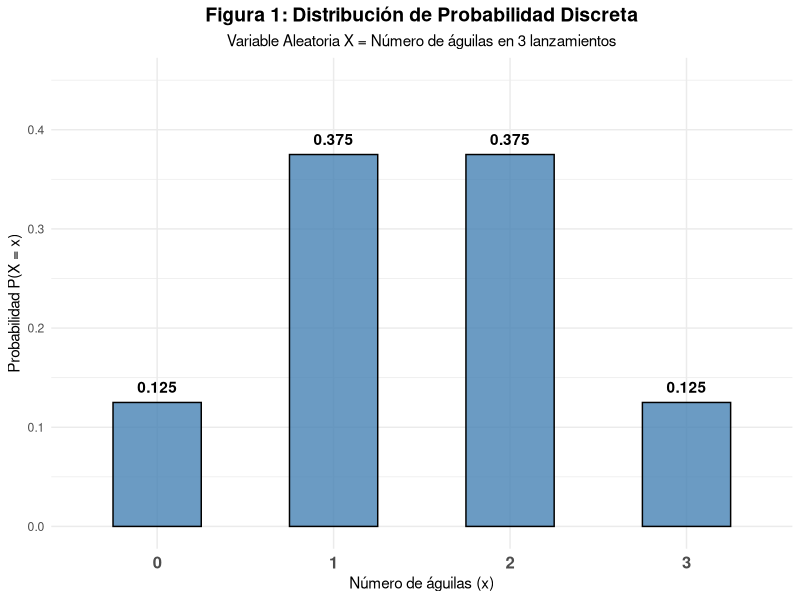
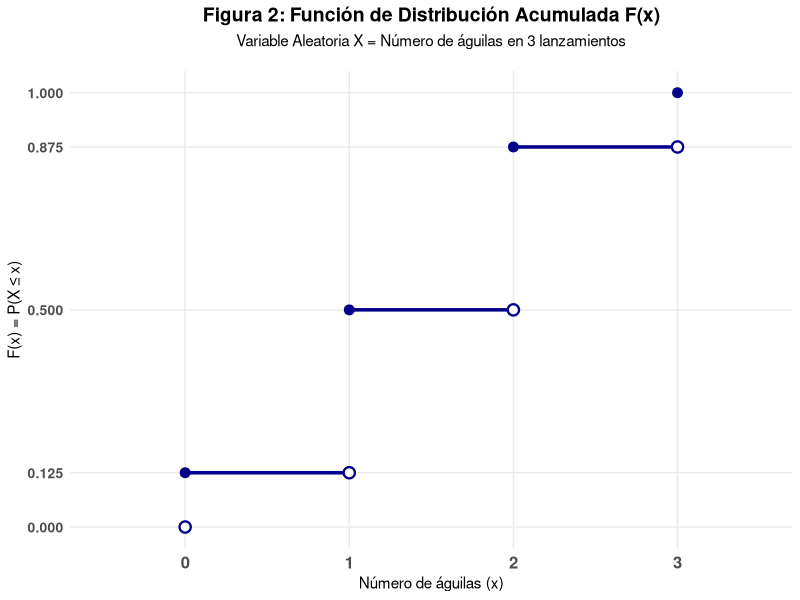
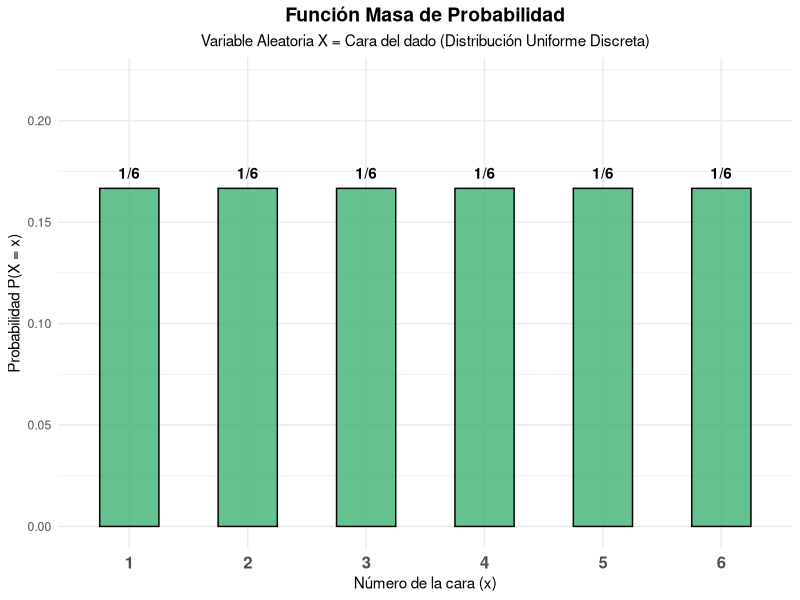
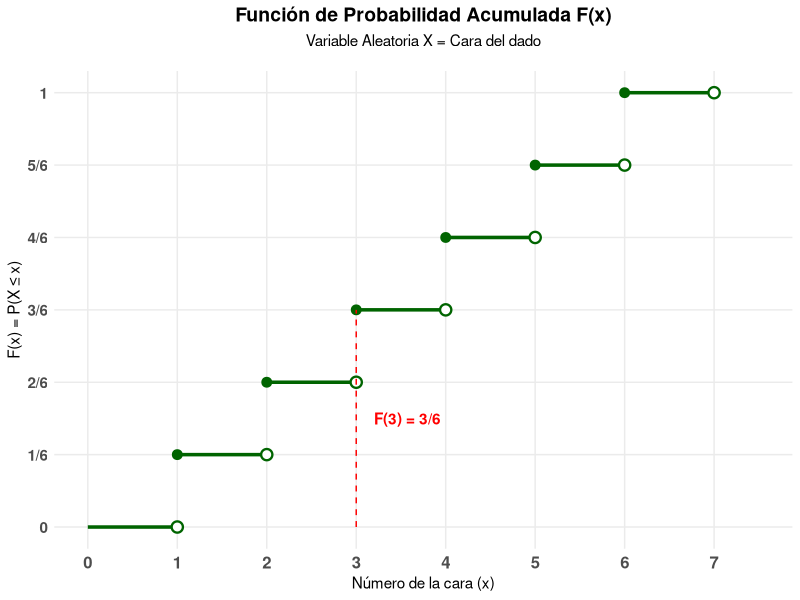
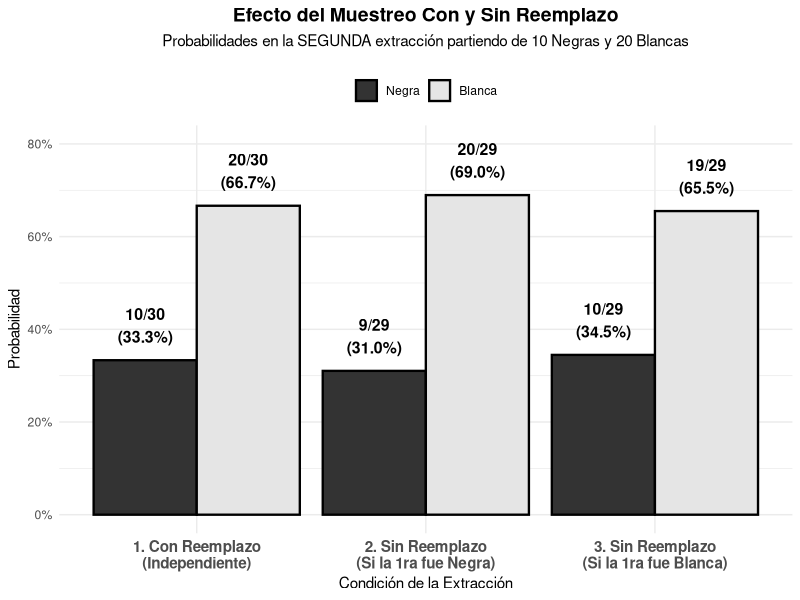
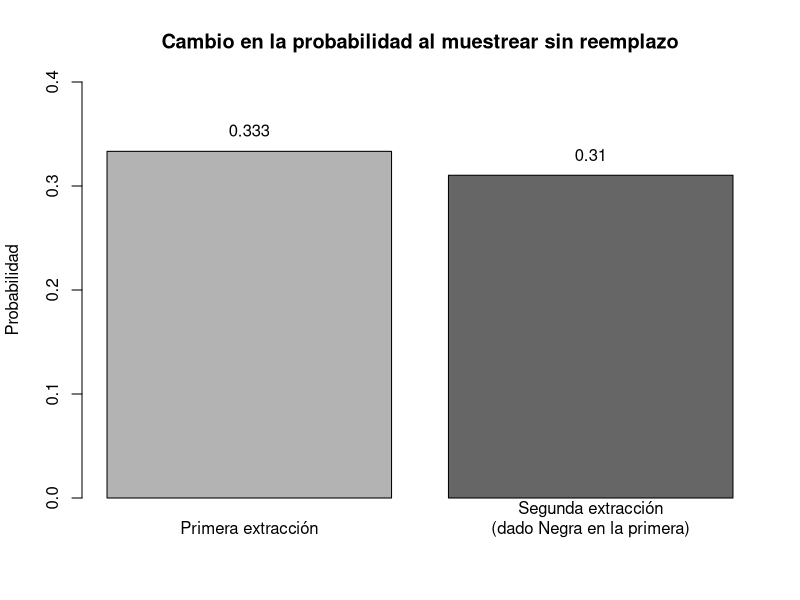
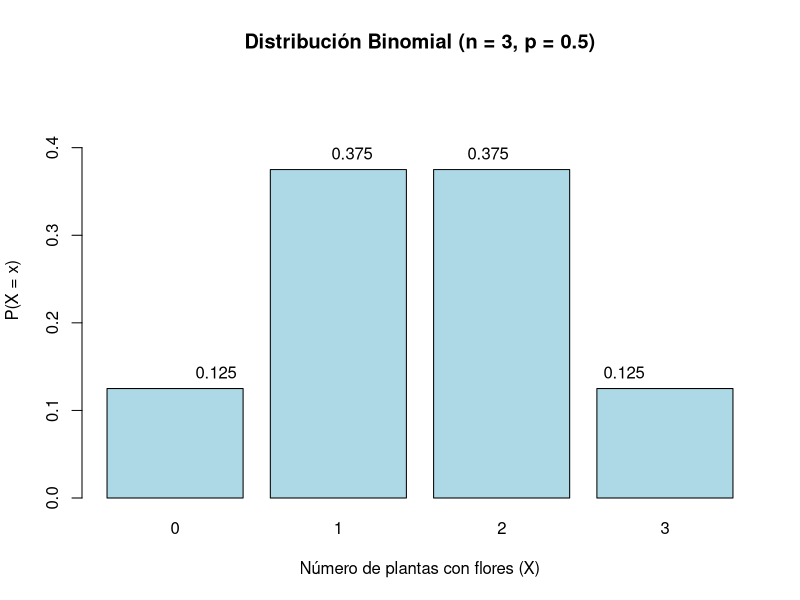
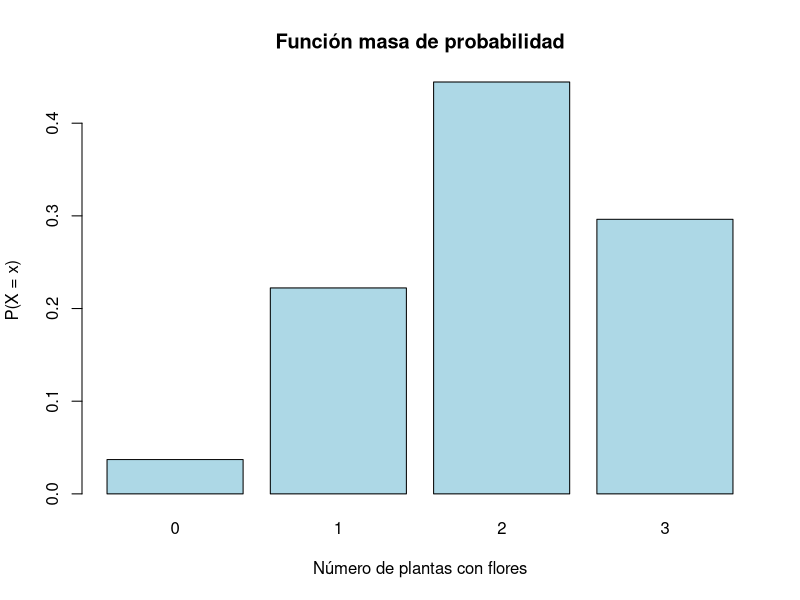

Generate these figures, in order, with R:
## ---- chunk 1
# Cargar la librería ggplot2
library(ggplot2)

# 1. Crear el Data Frame con los datos de la Tabla 1
df_monedas <- data.frame(
  x = c(0, 1, 2, 3),
  probabilidad = c(0.125, 0.375, 0.375, 0.125)
)

# 2. Generar el gráfico de barras para la probabilidad discreta
ggplot(df_monedas, aes(x = factor(x), y = probabilidad)) +
  geom_bar(stat = "identity", fill = "steelblue", color = "black", width = 0.5, alpha = 0.8) +
  geom_text(aes(label = probabilidad), vjust = -0.8, fontface = "bold", color = "black") +
  theme_minimal() +
  labs(
    title = "Figura 1: Distribución de Probabilidad Discreta",
    subtitle = "Variable Aleatoria X = Número de águilas en 3 lanzamientos",
    x = "Número de águilas (x)",
    y = "Probabilidad P(X = x)"
  ) +
  coord_cartesian(ylim = c(0, 0.45)) + # Ajustamos el eje Y para que los textos no se corten
  theme(
    plot.title = element_text(face = "bold", size = 14, hjust = 0.5),
    plot.subtitle = element_text(hjust = 0.5),
    axis.text.x = element_text(size = 12, face = "bold")
  )
## ---- chunk 2
# Crear el Data Frame con los segmentos de la función escalonada
df_acumulada <- data.frame(
  x_inicio = c(-1, 0, 1, 2, 3),
  x_fin    = c(0, 1, 2, 3, 4),
  F_x      = c(0, 0.125, 0.500, 0.875, 1.000)
)

# Generar el gráfico de función escalonada (Step function)
ggplot(df_acumulada) +
  # Dibujar las líneas horizontales de cada "escalón"
  geom_segment(aes(x = x_inicio, xend = x_fin, y = F_x, yend = F_x), 
               color = "darkblue", linewidth = 1.2) +
  
  # Añadir punto abierto (excluyente) al final de cada escalón
  geom_point(aes(x = x_fin, y = F_x), shape = 21, fill = "white", color = "darkblue", size = 3, stroke = 1.2) +
  
  # Añadir punto cerrado (incluyente) al inicio de cada escalón (excepto el primero que viene de -infinito)
  geom_point(data = subset(df_acumulada, x_inicio >= 0),
             aes(x = x_inicio, y = F_x), shape = 19, color = "darkblue", size = 3) +
  
  # Personalización del gráfico
  scale_x_continuous(breaks = -1:4, limits = c(-0.5, 3.5)) +
  scale_y_continuous(breaks = c(0, 0.125, 0.500, 0.875, 1.000)) +
  theme_minimal() +
  labs(
    title = "Figura 2: Función de Distribución Acumulada F(x)",
    subtitle = "Variable Aleatoria X = Número de águilas en 3 lanzamientos",
    x = "Número de águilas (x)",
    y = "F(x) = P(X \u2264 x)"
  ) +
  theme(
    plot.title = element_text(face = "bold", size = 14, hjust = 0.5),
    plot.subtitle = element_text(hjust = 0.5, margin = margin(b = 15)),
    axis.text.x = element_text(size = 12, face = "bold"),
    axis.text.y = element_text(size = 10, face = "bold"),
    panel.grid.minor = element_blank()
  )
## ---- chunk 3
# Cargar librería
library(ggplot2)

# Crear Data Frame con los valores del dado y sus probabilidades
df_dado <- data.frame(
  x = 1:6,
  probabilidad = rep(1/6, 6) # 1/6 para cada cara
)

# Generar el gráfico de barras
ggplot(df_dado, aes(x = factor(x), y = probabilidad)) +
  geom_bar(stat = "identity", fill = "mediumseagreen", color = "black", width = 0.5, alpha = 0.8) +
  # Etiquetas sobre las barras formateadas como fracción
  geom_text(aes(label = "1/6"), vjust = -0.8, fontface = "bold", color = "black") +
  theme_minimal() +
  labs(
    title = "Función Masa de Probabilidad",
    subtitle = "Variable Aleatoria X = Cara del dado (Distribución Uniforme Discreta)",
    x = "Número de la cara (x)",
    y = "Probabilidad P(X = x)"
  ) +
  coord_cartesian(ylim = c(0, 0.22)) + # Margen superior para los textos
  theme(
    plot.title = element_text(face = "bold", size = 14, hjust = 0.5),
    plot.subtitle = element_text(hjust = 0.5),
    axis.text.x = element_text(size = 12, face = "bold")
  )
## ---- chunk 4
# Crear el Data Frame con los segmentos de la función escalonada
df_acumulada_dado <- data.frame(
  x_inicio = c(0, 1, 2, 3, 4, 5, 6),
  x_fin    = c(1, 2, 3, 4, 5, 6, 7),
  F_x      = c(0, 1/6, 2/6, 3/6, 4/6, 5/6, 1)
)

# Etiquetas para el eje Y
etiquetas_y <- c("0", "1/6", "2/6", "3/6", "4/6", "5/6", "1")

# Generar el gráfico de función escalonada
ggplot(df_acumulada_dado) +
  # Segmentos horizontales
  geom_segment(aes(x = x_inicio, xend = x_fin, y = F_x, yend = F_x), 
               color = "darkgreen", linewidth = 1.2) +
  
  # Punto abierto al final del intervalo (límite no incluido)
  geom_point(aes(x = x_fin, y = F_x), shape = 21, fill = "white", color = "darkgreen", size = 3, stroke = 1.2) +
  
  # Punto cerrado al inicio del intervalo (límite incluido)
  geom_point(data = subset(df_acumulada_dado, x_inicio >= 1),
             aes(x = x_inicio, y = F_x), shape = 19, color = "darkgreen", size = 3) +
  
  # Anotación explicativa para F(X <= 3)
  annotate("segment", x = 3, xend = 3, y = 0, yend = 3/6, color = "red", linetype = "dashed") +
  annotate("text", x = 3.2, y = 0.25, label = "F(3) = 3/6", color = "red", fontface = "bold", hjust = 0) +
  
  # Personalización
  scale_x_continuous(breaks = 0:7, limits = c(0, 7.5)) +
  scale_y_continuous(breaks = df_acumulada_dado$F_x, labels = etiquetas_y) +
  theme_minimal() +
  labs(
    title = "Función de Probabilidad Acumulada F(x)",
    subtitle = "Variable Aleatoria X = Cara del dado",
    x = "Número de la cara (x)",
    y = "F(x) = P(X \u2264 x)"
  ) +
  theme(
    plot.title = element_text(face = "bold", size = 14, hjust = 0.5),
    plot.subtitle = element_text(hjust = 0.5, margin = margin(b = 15)),
    axis.text.x = element_text(size = 12, face = "bold"),
    axis.text.y = element_text(size = 11, face = "bold"),
    panel.grid.minor = element_blank()
  )
## ---- chunk 5
# Cargar librería
library(ggplot2)

# Crear los datos basados en el ejemplo (Población inicial: 10 Negras, 20 Blancas, Total 30)
df_extraccion <- data.frame(
  Escenario = factor(c(
    rep("1. Con Reemplazo\n(Independiente)", 2),
    rep("2. Sin Reemplazo\n(Si la 1ra fue Negra)", 2),
    rep("3. Sin Reemplazo\n(Si la 1ra fue Blanca)", 2)
  )),
  Color_Extraido = factor(c("Negra", "Blanca", "Negra", "Blanca", "Negra", "Blanca"), 
                          levels = c("Negra", "Blanca")),
  Probabilidad = c(
    10/30, 20/30,  # Con reemplazo: Vuelve a ser 10/30 y 20/30
    9/29,  20/29,  # Sin reemplazo (salió negra): Quedan 9 negras y 20 blancas de 29
    10/29, 19/29   # Sin reemplazo (salió blanca): Quedan 10 negras y 19 blancas de 29
  ),
  Etiquetas = c(
    "10/30\n(33.3%)", "20/30\n(66.7%)",
    "9/29\n(31.0%)", "20/29\n(69.0%)",
    "10/29\n(34.5%)", "19/29\n(65.5%)"
  )
)

# Generar el gráfico de barras agrupadas
ggplot(df_extraccion, aes(x = Escenario, y = Probabilidad, fill = Color_Extraido)) +
  geom_bar(stat = "identity", position = "dodge", color = "black", linewidth = 0.8) +
  geom_text(aes(label = Etiquetas), position = position_dodge(width = 0.9), 
            vjust = -0.5, fontface = "bold", size = 4) +
  scale_fill_manual(values = c("Negra" = "gray20", "Blanca" = "gray90")) +
  theme_minimal() +
  labs(
    title = "Efecto del Muestreo Con y Sin Reemplazo",
    subtitle = "Probabilidades en la SEGUNDA extracción partiendo de 10 Negras y 20 Blancas",
    x = "Condición de la Extracción",
    y = "Probabilidad"
  ) +
  scale_y_continuous(labels = scales::percent_format(accuracy = 1), limits = c(0, 0.8)) +
  theme(
    plot.title = element_text(face = "bold", size = 14, hjust = 0.5),
    plot.subtitle = element_text(size = 11, hjust = 0.5, margin = margin(b = 15)),
    axis.text.x = element_text(size = 11, face = "bold"),
    legend.position = "top",
    legend.title = element_blank()
  )
## ---- chunk 6
# Probabilidades
probabilidades <- data.frame(
  Extraccion = c("Primera extracción", "Segunda extracción\n(dado Negra en la primera)"),
  Probabilidad = c(10/30, 9/29)
)

# Gráfica
barplot(
  probabilidades$Probabilidad,
  names.arg = probabilidades$Extraccion,
  ylim = c(0, 0.4),
  col = c("gray70", "gray40"),
  ylab = "Probabilidad",
  main = "Cambio en la probabilidad al muestrear sin reemplazo"
)

# Etiquetas numéricas
text(
  x = c(0.7, 1.9),
  y = probabilidades$Probabilidad + 0.02,
  labels = round(probabilidades$Probabilidad, 3)
)
## ---- chunk 7
# Parámetros
n <- 3
p <- 0.5
x <- 0:n

# Probabilidades binomiales
prob <- dbinom(x, size = n, prob = p)

# Gráfica
barplot(
  prob,
  names.arg = x,
  col = "lightblue",
  ylim = c(0, max(prob) + 0.1),
  xlab = "Número de plantas con flores (X)",
  ylab = "P(X = x)",
  main = "Distribución Binomial (n = 3, p = 0.5)"
)

text(
  x = seq_along(prob),
  y = prob,
  labels = round(prob, 3),
  pos = 3
)
## ---- chunk 8
x <- 0:3
pmf <- dbinom(x, size = 3, prob = 2/3)

barplot(
  pmf,
  names.arg = x,
  col = "lightblue",
  main = "Función masa de probabilidad",
  xlab = "Número de plantas con flores",
  ylab = "P(X = x)"
)
n <- 8
p <- 0.15
x <- 0:n

pmf <- dbinom(x, n, p)
cdf <- pbinom(x, n, p)

tabla <- data.frame(
  x = x,
  P_X = round(pmf, 4),
  F_X = round(cdf, 4)
)

tabla

barplot(
  pmf,
  names.arg = x,
  col = "lightgreen",
  main = "Función masa de probabilidad (n=8, p=0.15)",
  xlab = "Botellas defectuosas",
  ylab = "P(X = x)"
)

plot(
  x, cdf,
  type = "s",
  lwd = 2,
  col = "darkred",
  main = "Función acumulada",
  xlab = "Botellas defectuosas",
  ylab = "F(X ≤ x)"
)


## ---- chunk 9

library(ggplot2)

# Parámetros
N <- 15
K <- 6
n <- 3

# Valores posibles
x <- 0:n
pmf <- dhyper(x, K, N - K, n)

# Data frame
df <- data.frame(
  x = factor(x),
  Probabilidad = pmf
)

# Gráfica
ggplot(df, aes(x = x, y = Probabilidad)) +
  geom_col(fill = "steelblue", width = 0.7) +
  geom_text(aes(label = round(Probabilidad, 3)),
            vjust = -0.5, size = 4) +
  labs(
    title = "Función Masa de Probabilidad\nDistribución Hipergeométrica",
    x = "Número de tabletas con narcóticos (X)",
    y = "P(X = x)"
  ) +
  ylim(0, max(pmf) + 0.1) +
  theme_minimal(base_size = 13)


## ---- chunk 10
library(ggplot2)

x <- 0:10
lambda <- 2
prob <- dpois(x, lambda)

df <- data.frame(x, prob)

ggplot(df, aes(x, prob)) +
  geom_col(fill = "steelblue") +
  geom_vline(xintercept = 6, linetype = "dashed", color = "red") +
  labs(
    title = "Distribución Poisson (λ = 2)",
    subtitle = "Semillas no germinadas",
    x = "Número de semillas",
    y = "Probabilidad"
  ) +
  theme_minimal()
## ---- chunk 11
# Datos observados
celulas <- 0:9
frecuencia <- c(75, 103, 121, 54, 30, 13, 2, 1, 0, 1)

# Total de cuadrículas
N <- sum(frecuencia)

# Frecuencia relativa
frecuencia_relativa <- frecuencia / N

# Construcción del data frame
tabla_levadura <- data.frame(
  "Células por cuadrícula" = celulas,
  "Frecuencia observada" = frecuencia,
  "Frecuencia relativa" = round(frecuencia_relativa, 4)
)

# Mostrar tabla
knitr::kable(
  tabla_levadura,
  caption = "Distribución de frecuencias de células de levadura por cuadrícula"
)

# Cálculo de lambda
lambda <- sum(celulas * frecuencia) / N
lambda

# Probabilidades teóricas Poisson
prob_poisson <- dpois(celulas, lambda)

tabla_poisson <- data.frame(
  "Células por cuadrícula" = celulas,
  "Probabilidad Poisson" = round(prob_poisson, 4)
)

knitr::kable(
  tabla_poisson,
  caption = "Distribución Poisson teórica con λ = 1.8"
)
## ---- chunk 12
x <- 0:9
lambda <- 1.8
prob <- dpois(x, lambda)

df <- data.frame(x, prob)

ggplot(df, aes(x, prob)) +
  geom_col(fill = "darkgreen") +
  labs(
    title = "Distribución Poisson (λ = 1.8)",
    subtitle = "Células de levadura por cuadrícula",
    x = "Número de células",
    y = "Probabilidad"
  ) +
  theme_minimal()
